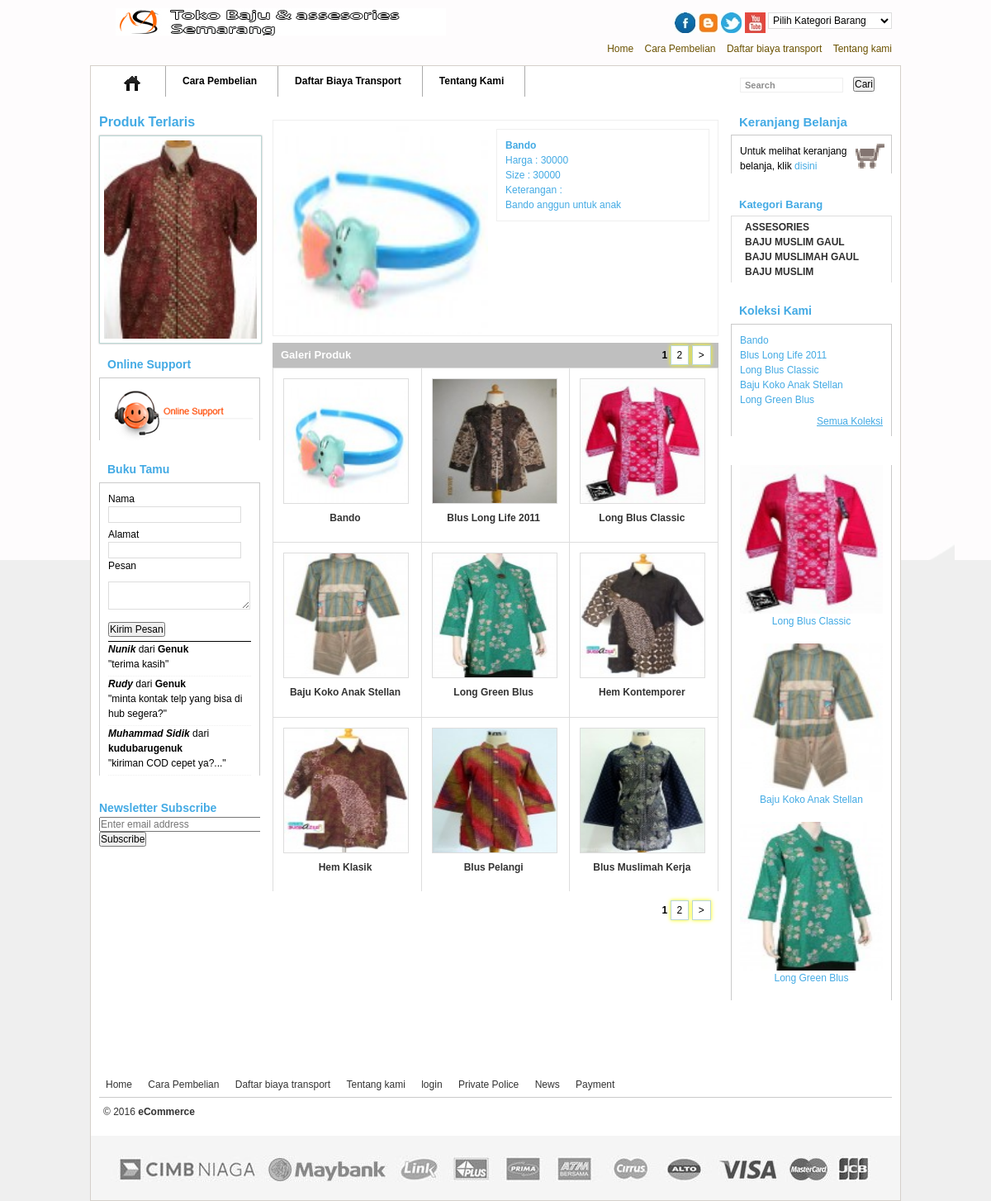
The page / on the database its author committed.
### tables this page shows
CREATE TABLE `barang` (
  `kd_brg` int(11) NOT NULL,
  `kd_ktgr` char(6) NOT NULL,
  `nm_brg` varchar(50) NOT NULL,
  `bahan` varchar(25) NOT NULL,
  `ukuran` varchar(4) NOT NULL,
  `harga` double NOT NULL,
  `stok` int(5) NOT NULL,
  `nama_field` varchar(100) NOT NULL,
  `keterangan` text NOT NULL
);

CREATE TABLE `tamu` (
  `id_tamu` int(11) NOT NULL,
  `nama` varchar(50) NOT NULL,
  `alamat` varchar(100) NOT NULL,
  `komentar` text NOT NULL,
  `tampil` tinyint(1) NOT NULL
);

CREATE TABLE `kategori` (
  `kd_ktgr` int(11) NOT NULL,
  `nm_ktgr` varchar(50) NOT NULL
);

### application/controllers/main.php (called while the page is built, shortened)
<?php if ( ! defined('BASEPATH')) exit('No direct script access allowed');
class Main extends CI_Controller {
	function __construct()
	{
		$this->load->model(array('barang_m'));
		$this->load->library(array('pagination'));
		$this->load->helper(array('html','global'));
	}
	function index()
	{
		$data['title'] = 'Gallery Barang';
		$data['base_url'] = base_url().'main/index/ecommerce';
		$data['total_rows'] = $this->db->count_all('barang');
		$data['per_page'] = 9;
		$data['browse_slide'] = $this->barang_m->getSlide();
		$data['browse_thumbs'] = $this->barang_m->getThumbs($data['per_page'],$this->uri->segment(4,0));
		$data['main'] = 'home_v';
		$this->load->view('main_v', $data);
	}
}
?>

### index.php (called while the page is built, shortened)
<?php
require_once BASEPATH.'core/CodeIgniter'.EXT;

### application/models/barang_m.php (called while the page is built, shortened)
<?php
	Class Barang_m extends CI_Model{
		function getSlide(){
			$data = array();
			$sql = "SELECT * FROM barang WHERE nama_field <> '' ORDER BY kd_brg DESC
					LIMIT 5";
			$hasil = $this->db->query($sql);
			if($hasil->num_rows() > 0){
				$data = $hasil->result();
			}
			return $data;
		}
		function getThumbs($limit1='',$limit2=''){
			$data = array();
			$sql = "SELECT * FROM barang WHERE nama_field <> '' ORDER BY kd_brg DESC LIMIT ".$limit2;
			if($limit1){
				$sql .= ",".$limit1;
			}
			$hasil = $this->db->query($sql);
			if($hasil->num_rows() > 0){
				$data = $hasil->result();
			}
			return $data;
		}
	}
?>

### application/views/home_v.php (the view, shortened to what this page needs)
<div class="top-callout"></div>
<div id="top_banner">
	<div style="" id="divSimpleSlider">
		<?php foreach($browse_slide as $bt){ ?>
			<a style="position: absolute; top: 0px; left: 0px; display: none; z-index: 2; opacity: 0;"
				href="<?php echo base_url().'barang/detail/ecommerce/'.$bt->kd_brg.'/'.$bt->nm_brg?>">
				<img src="<?php echo base_url()?>asset/images/barang/thumbs/<?php echo $bt->nama_field?>" alt="">
				<div class="description">
					<?php
						echo '<b>'.$bt->nm_brg.'</b><br />';
						echo "Harga : ".$bt->harga.'<br />';
						echo "Size : ".$bt->harga.'<br />';
						echo "Keterangan : <br />".character_limiter($bt->keterangan,250).'<br />';
					?>
				</div>
			</a>
		<?php } ?>
	  </div>
      <div id="divSimpleSliderRotate" style="position:absolute; z-index:9999;right:5px;bottom:5px;">
	  </div>
</div>
<div class="bottom-callout"></div>
<?php echo '<div class="pagination">'.$this->pagination->create_links().'</div>'?>
<div class="box best-selling">
	<h3>Galeri Produk</h3>
			<table border="0" cellspacing="0">
			<tbody>
				<tr class="odd">
				<?php $x=1; foreach($browse_thumbs as $bth){?>
				<td>
					<?php
						$arr_img = array(
							'src' => 'asset/images/barang/thumbs/'.$bth->nama_field
						);
						echo anchor('barang/detail/ecommerce/'.$bth->kd_brg.'/'.$bth->nm_brg, img($arr_img));
						echo '<div class="product-description"><h5>'.anchor('barang/detail/ecommerce/'.$bth->kd_brg,$bth->nm_brg).'</h5>';
						echo '</div>';
					?>
				</td>
				<?php
					$j= $x++;
					if($j % 3 == 0) echo "<tr class='odd'>";
					}
				?>
				</tr>
			</tbody>
			</table>
    <div class="bottom-callout"></div>
	<?php echo '<div class="pagination">'.$this->pagination->create_links().'</div>'?>
</div>

### application/views/terlaris_v.php
<?php
	$sql_dpesan = "SELECT kd_brg, (SELECT COUNT(kd_brg) FROM dpesan WHERE kd_brg = dp.kd_brg)jum FROM dpesan dp ORDER BY jum DESC LIMIT 1";
	$que_dpesan = mysql_query($sql_dpesan);
	$dp = mysql_fetch_array($que_dpesan);
	$dkd_brg = $dp['kd_brg'];
	$sql_laris = "SELECT kd_brg, nm_brg, nama_field FROM barang
			WHERE kd_brg = ".$dkd_brg."
			ORDER BY kd_brg DESC LIMIT 1";
	$que_barang = mysql_query($sql_laris);
	if($que_barang){
		$dl = mysql_fetch_array($que_barang);
		$arimg = array(
			'src' => 'asset/images/barang/thumbs/'.$dl['nama_field'],
			'class' => 'gb-laris',
			'title' => 'Barang Terlaris'
		);
		echo anchor('barang/detail/ecommerce/'.$dl['kd_brg'],img($arimg));
	}else{
		echo 'Belum ada barang terlaris';
	}
?>

### application/views/bukutamu_v.php (shortened to what this page needs)
<head>
</head>
    <div class="block-title">
        <h3>Buku Tamu</h3>
    </div>
	<?php
		echo $this->pquery->form_remote_tag(array(
		'url'=>site_url('tamu/save'),
		'update'=>'#bukutamu',
		'id'=>'form',
		'type'=>'post'));
	?>
        <fieldset class="block-content">
		<div class="input-box">
			Nama<br/><input type="text" class="input-text" name="nama"><br />
		</div>
		<div class="input-box">
			Alamat<br/><input type="text" class="input-text" name="alamat"><br />
			Pesan<textarea name="komentar" class='textarea_guest' cols="5"></textarea>
		</div>
		<?php
			echo form_submit('simpan','Kirim Pesan');
			echo form_close();
		?>
	<div class="list-guest">
		<?php
			$sql_guest = "SELECT * FROM tamu WHERE tampil <> 5 ORDER BY id_tamu DESC LIMIT 5";
			$que_guest = mysql_query($sql_guest);
			while($dg = mysql_fetch_array($que_guest)):
				echo '<b><i>'.$dg['nama'].'</i></b> dari ';
				echo '<b>'.$dg['alamat'].'</b><br />';
				echo '&quot;'.$dg['komentar'].'&quot;'.'<br />
					<div style="margin-top:5px;border-top:1px dotted #efefef"></div>';
			endwhile;
		?>
	</div>
<div class="block-bottom"></div>

### application/views/menukategori_v.php
<?php
	echo '<ul id="theMenu_acc">';
	$query = mysql_query("SELECT * FROM kategori ORDER BY kd_ktgr DESC");
	while($d = mysql_fetch_array($query)):
		echo '<li class="first">'.anchor('barang/perkategori/'.$d['kd_ktgr'].'/'.$d['nm_ktgr'],$d['nm_ktgr'],'class="main-cate"').'</li>';
	endwhile;
	echo '</ul>';
?>

### application/views/linkkoleksi_v.php
<div class="block-title">
	<h3>Koleksi Kami</h3>
</div>
<div class="block-content">
	<ul>
	<?php
		$sql_koleksi = "SELECT kd_brg, nm_brg FROM barang ORDER BY kd_brg DESC LIMIT 5";
		$que_koleksi = mysql_query($sql_koleksi);
		while($d = mysql_fetch_array($que_koleksi)):
			echo '<ol>'.anchor('barang/detail/ecommerce/'.$d['kd_brg'],$d['nm_brg']).'</ol>';
		endwhile;
	?>
	</ul>
	<div class="actions">
		<a href="" rel="nofollow">Semua Koleksi</a>
	</div>
</div>
<div class="block-bottom"></div>

### application/views/laris_v.php
<?php
	$sql_laris = "SELECT kd_brg, nm_brg, nama_field FROM barang ";
		$sql_laris .= " WHERE kd_brg IN (SELECT kd_brg FROM dpesan)";
		$sql_laris .= " ORDER BY kd_brg DESC LIMIT 0,3";
	$que_barang = mysql_query($sql_laris);
?>
<div class="block-top"></div>
    <div class="block-content">
	<?php
		while($dl = mysql_fetch_array($que_barang)):
			$arimg = array(
				'src' => 'asset/images/barang/thumbs/'.$dl['nama_field'],
				'title' => 'Barang Laris'
			);
			echo anchor('barang/detail/ecommerce/'.$dl['kd_brg'],img($arimg));
			echo anchor('barang/detail/ecommerce/'.$dl['kd_brg'],$dl['nm_brg']);
			echo '<br />';
			echo '<br />';
		endwhile;
	?>
    </div>
<div class="block-bottom"></div>

### rows shown on the page
barang: kd_brg+nama_field (picture)
tamu: nama "Nunik", alamat "Genuk", komentar "terima kasih"
tamu: nama "Rudy", alamat "Genuk", komentar "minta kontak telp yang bisa di hub segera?"
tamu: nama "Muhammad Sidik", alamat "kudubarugenuk", komentar "kiriman COD cepet ya?..."
barang: nama_field (picture), nm_brg "Bando", harga "30000", keterangan "Bando anggun untuk anak", kd_brg+nm_brg+nama_field (picture), kd_brg+nm_brg "Bando"
barang: kd_brg+nm_brg+nama_field (picture), kd_brg+nm_brg "Blus Long Life 2011"
barang: kd_brg+nm_brg+nama_field (picture), kd_brg+nm_brg "Long Blus Classic", kd_brg+nama_field (picture)
barang: kd_brg+nm_brg+nama_field (picture), kd_brg+nm_brg "Baju Koko Anak Stellan", kd_brg+nama_field (picture)
barang: kd_brg+nm_brg+nama_field (picture), kd_brg+nm_brg "Long Green Blus", kd_brg+nama_field (picture)
barang: kd_brg+nm_brg+nama_field (picture), kd_brg+nm_brg "Hem Kontemporer"
barang: kd_brg+nm_brg+nama_field (picture), kd_brg+nm_brg "Hem Klasik"
barang: kd_brg+nm_brg+nama_field (picture), kd_brg+nm_brg "Blus Pelangi"
barang: kd_brg+nm_brg+nama_field (picture), kd_brg+nm_brg "Blus Muslimah Kerja"
kategori: kd_ktgr+nm_ktgr "ASSESORIES"
kategori: kd_ktgr+nm_ktgr "BAJU MUSLIM GAUL"
kategori: kd_ktgr+nm_ktgr "BAJU MUSLIMAH GAUL"
kategori: kd_ktgr+nm_ktgr "BAJU MUSLIM"

### other values the page prints
anchor(base_url(),'Home') "Home"
anchor('barang/carabeli','Cara Pembelian') "Cara Pembelian"
anchor('biaya_kirim','Daftar biaya transport') "Daftar biaya transport"
anchor('perusahaan/about_us','Tentang kami') "Tentang kami"
anchor("barang/carabeli","<span>Cara Pembelian</span>") "Cara Pembelian"
anchor("biaya_kirim","<span>Daftar Biaya Transport</span>") "Daftar Biaya Transport"
anchor("perusahaan/about_us","<span>Tentang Kami</span>") "Tentang Kami"
$this->pagination->create_links() "1 2 >"
anchor('pesan/browse','disini') "disini"
anchor(base_url().'admin','login') "login"
anchor('police/police','Private Police') "Private Police"
anchor('barang/carabeli','News') "News"
anchor('payment/payment','Payment') "Payment"
